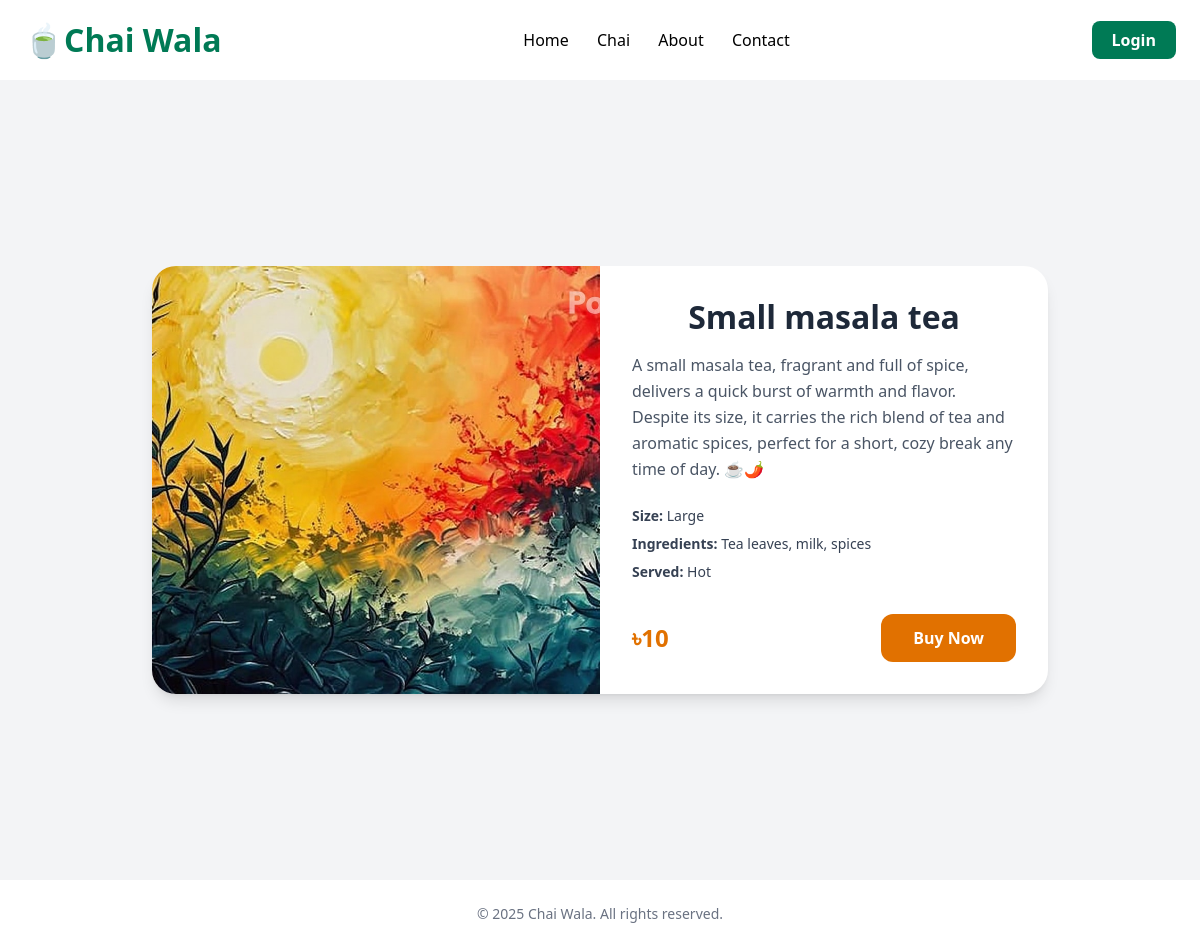
The page /chai/1/ on the database as committed earlier.
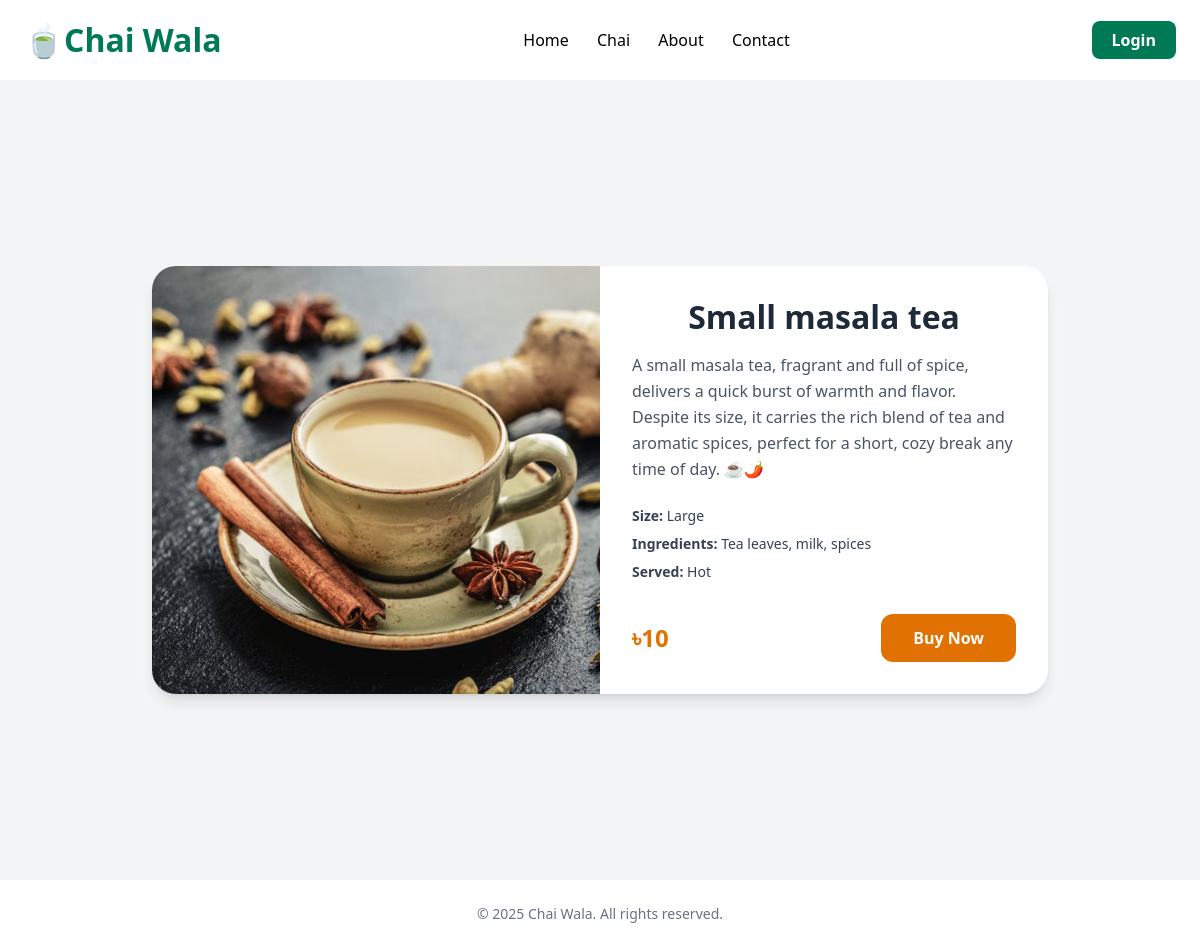
The same page on the database as committed later.
### chai/models.py (models this page shows, shortened)
class ChaiVarity(models.Model):
    CHAI_TYPE_CHOICE = [
        ('MLT', 'MASALA TEA'),
        ('GRT', 'GINGER TEA'),
        ('KLT', 'KIWI TEA'),
        ('ELT', 'ELACHI TEA'),
        ('GT', 'GREEN TEA'),
        ('BLT', 'BLACK TEA'),
        ('HET', 'HERBAL TEA'),
        ('MLT', 'MILK TEA'),
    ]
    name = models.CharField(max_length=100)
    image = models.ImageField(upload_to='chais/')
    date = models.DateTimeField(default=timezone.now)
    tea_type = models.CharField(max_length=5, choices= CHAI_TYPE_CHOICE)
    description = models.TextField(default='', null=True)
    price = models.IntegerField(default=0,null=False)

### chai/views.py (the view)
# urls.py: path('<int:chai_id>/',views.chai_details, name='chai_details'),
def chai_details(request, chai_id):
    chai = get_object_or_404(ChaiVarity, pk=chai_id)# This will take the object if not then this will show 404
    return render(request, 'chai/chai_details.html', {'chai':chai})# sending the data of the chai as objects in the html file

### chai/templates/chai/chai_details.html (shortened to what this page needs)
{% extends 'layout.html' %}
{% block content %}
    <div class="min-h-screen flex items-center justify-center bg-gray-100 p-6">
        <div class="max-w-4xl w-full bg-white rounded-3xl shadow-lg overflow-hidden">
            <div class="grid grid-cols-1 md:grid-cols-2">
                <div class="h-full">
                    <img
                    src="{{ chai.image.url }}"
                    alt="{{ chai.name }}"
                    class="w-full h-full object-cover"
                    />
                </div>
                <div class="p-8 flex flex-col justify-between">
                    <div>
                        <h1 class="text-3xl font-extrabold text-gray-800">
                            {{ chai.name }}
                        </h1>
                        <p class="text-gray-600 mt-4 leading-relaxed">
                            {{ chai.description }}
                        </p>
                        <ul class="mt-6 space-y-2 text-sm text-gray-700">
                            <li><span class="font-semibold">Size:</span> Large</li>
                            <li><span class="font-semibold">Ingredients:</span> Tea leaves, milk, spices</li>
                            <li><span class="font-semibold">Served:</span> Hot</li>
                        </ul>
                    </div>
                    <div class="mt-8 flex items-center justify-between">
                        <span class="text-2xl font-bold text-amber-600">
                            ৳{{ chai.price }}
                        </span>
                        <button
                            class="px-8 py-3 bg-amber-600 text-white rounded-xl font-semibold hover:bg-amber-700 transition"
                        >
                            Buy Now
                        </button>
                    </div>
                </div>
            </div>
        </div>
    </div>
{% endblock content %}

Rows that differ between the two databases and show on the page:
changed ChaiVarity "Small masala tea": image: a different picture
